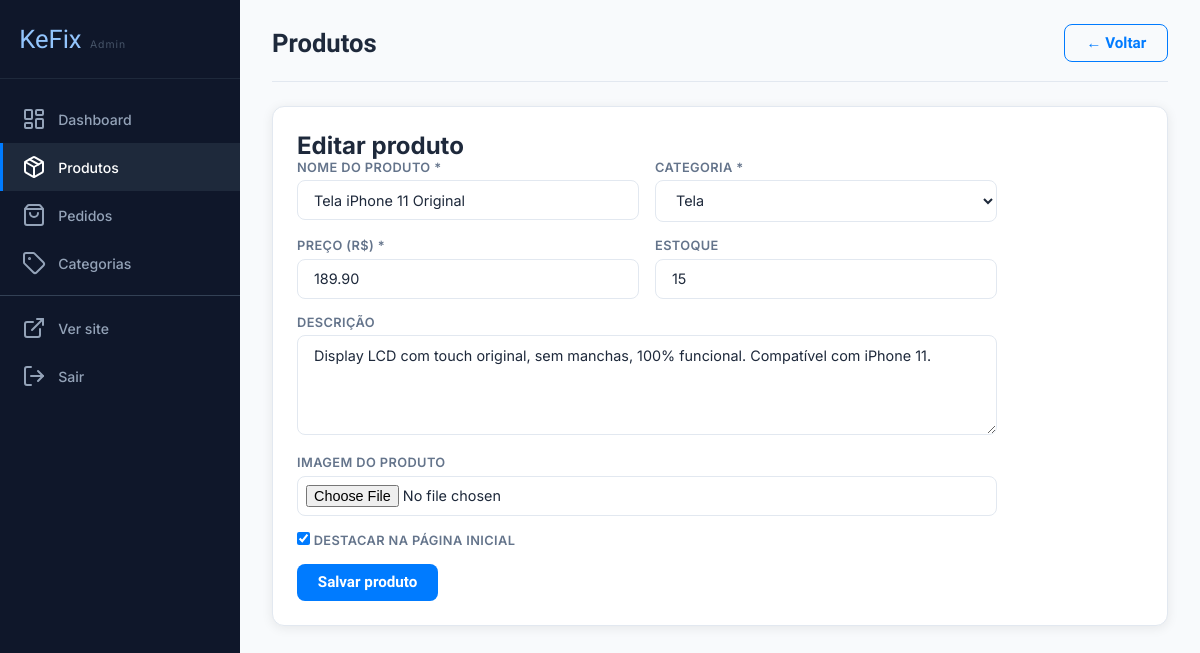
The app's page /admin/produtos.php?acao=editar&id=1 (signed in) with its own data.
### tables this page shows
CREATE TABLE produtos (
    id INT AUTO_INCREMENT PRIMARY KEY,
    categoria_id INT NOT NULL,
    nome VARCHAR(200) NOT NULL,
    descricao TEXT,
    preco DECIMAL(10,2) NOT NULL,
    estoque INT DEFAULT 0,
    imagem VARCHAR(255) DEFAULT 'sem-imagem.png',
    destaque TINYINT(1) DEFAULT 0,
    ativo TINYINT(1) DEFAULT 1,
    criado_em TIMESTAMP DEFAULT CURRENT_TIMESTAMP,
    FOREIGN KEY (categoria_id) REFERENCES categorias(id)
);

CREATE TABLE categorias (
    id INT AUTO_INCREMENT PRIMARY KEY,
    nome VARCHAR(100) NOT NULL,
    slug VARCHAR(100) NOT NULL UNIQUE,
    icone VARCHAR(50) DEFAULT 'box',
    criado_em TIMESTAMP DEFAULT CURRENT_TIMESTAMP
);

### admin/produtos.php (the view, shortened to what this page needs)
<?php
$pdo = conectar();
$categorias = $pdo->query("SELECT * FROM categorias ORDER BY nome")->fetchAll();
$acao = $_GET['acao'] ?? 'listar';
$produto_edit = null;
if ($acao === 'editar') {
    $stmt = $pdo->prepare("SELECT * FROM produtos WHERE id = ?");
    $stmt->execute([(int)$_GET['id']]);
    $produto_edit = $stmt->fetch();
}
?>
<!DOCTYPE html>
<html lang="pt-BR">
<head>
  <link rel="stylesheet" href="<?= SITE_URL ?>/css/admin.css">
</head>
<body class="admin-body">
<div class="admin-layout">
  <?php include __DIR__ . '/sidebar.php'; ?>
  <main class="admin-main">
    <div class="admin-topbar">
      <h1>Produtos</h1>
      <?php if ($acao === 'listar'): ?>
      <a href="?acao=novo" class="btn-primary">+ Novo produto</a>
      <?php else: ?>
      <a href="?" class="btn-outline">← Voltar</a>
      <?php endif; ?>
    </div>
    <?php if ($acao === 'novo' || $acao === 'editar'): ?>
    <div class="admin-card">
      <h2><?= $acao === 'novo' ? 'Novo produto' : 'Editar produto' ?></h2>
      <form method="POST" enctype="multipart/form-data" class="form-admin">
        <div class="form-row">
          <div class="campo">
            <label>Nome do produto *</label>
            <input type="text" name="nome" required value="<?= htmlspecialchars($produto_edit['nome'] ?? '') ?>">
          </div>
          <div class="campo">
            <label>Categoria *</label>
            <select name="categoria_id" required>
              <?php foreach ($categorias as $c): ?>
                <option value="<?= $c['id'] ?>" <?= ($produto_edit['categoria_id'] ?? '')==$c['id']?'selected':'' ?>>
                  <?= htmlspecialchars($c['nome']) ?>
                </option>
              <?php endforeach; ?>
            </select>
          </div>
        </div>
        <div class="form-row">
          <div class="campo">
            <label>Preço (R$) *</label>
            <input type="number" name="preco" step="0.01" min="0.01" required value="<?= $produto_edit['preco'] ?? '' ?>">
          </div>
          <div class="campo">
            <label>Estoque</label>
            <input type="number" name="estoque" min="0" value="<?= $produto_edit['estoque'] ?? 0 ?>">
          </div>
        </div>
        <div class="campo">
          <label>Descrição</label>
          <textarea name="descricao" rows="4"><?= htmlspecialchars($produto_edit['descricao'] ?? '') ?></textarea>
        </div>
        <div class="campo">
          <label>Imagem do produto</label>
          <input type="file" name="imagem" accept="image/jpeg,image/png,image/webp">
        </div>
        <div class="campo">
          <label class="checkbox-label">
            <input type="checkbox" name="destaque" value="1" <?= ($produto_edit['destaque'] ?? 0)?'checked':'' ?>>
            Destacar na página inicial
          </label>
        </div>
        <button type="submit" class="btn-primary">Salvar produto</button>
      </form>
    </div>
    <?php endif; ?>
  </main>
</div>
</body></html>

### css/admin.css (style rules this page uses)
:root { --azul: #007BFF; --azul-escuro: #0056CC; --azul-claro: #E8F2FF; --branco: #FFFFFF; --cinza-claro: #F8FAFC; --cinza-borda: #E2E8F0; --cinza-texto: #64748B; --texto: #1E293B; --sucesso: #10B981; --erro: #EF4444; --sidebar-bg: #0F172A; --sidebar-hover: #1E293B; --sombra: 0 2px 12px rgba(0,0,0,0.08); --radius: 12px; --radius-sm: 8px; }
* { margin: 0; padding: 0; box-sizing: border-box; }
body { font-family: 'Inter', sans-serif; color: var(--texto); background: var(--cinza-claro); }
a { text-decoration: none; color: inherit; }
.admin-layout { display: flex; min-height: 100vh; }
.admin-main { margin-left: 240px; flex: 1; padding: 0 2rem 3rem; min-width: 0; }
.admin-topbar { display: flex; align-items: center; justify-content: space-between; padding: 1.5rem 0 1.2rem; border-bottom: 1px solid var(--cinza-borda); margin-bottom: 1.5rem; }
.admin-topbar h1 { font-family: 'Rajdhani', sans-serif; font-size: 1.6rem; font-weight: 700; }
.admin-card { background: white; border: 1.5px solid var(--cinza-borda); border-radius: var(--radius); padding: 1.5rem; box-shadow: var(--sombra); }
.btn-primary { background: var(--azul); color: white; border: none; padding: .6rem 1.3rem; border-radius: 8px; font-family: 'Rajdhani', sans-serif; font-size: .95rem; font-weight: 600; cursor: pointer; display: inline-flex; align-items: center; gap: .4rem; transition: background .2s; text-decoration: none; }
.btn-outline { background: transparent; color: var(--azul); border: 1.5px solid var(--azul); padding: .55rem 1.3rem; border-radius: 8px; font-family: 'Rajdhani', sans-serif; font-size: .95rem; font-weight: 600; cursor: pointer; display: inline-flex; align-items: center; gap: .4rem; transition: all .2s; text-decoration: none; }
.form-admin { max-width: 700px; }
.form-row { display: grid; grid-template-columns: 1fr 1fr; gap: 1rem; }
.campo { margin-bottom: 1rem; }
.campo label { display: block; font-size: .8rem; font-weight: 600; margin-bottom: .35rem; color: var(--cinza-texto); text-transform: uppercase; letter-spacing: .4px; }
.campo input, .campo select, .campo textarea { width: 100%; padding: .65rem 1rem; border: 1.5px solid var(--cinza-borda); border-radius: var(--radius-sm); font-family: 'Inter', sans-serif; font-size: .9rem; color: var(--texto); background: white; transition: border-color .2s; outline: none; }
.campo textarea { resize: vertical; min-height: 100px; }
.campo input[type="file"] { padding: .5rem; cursor: pointer; }
.checkbox-label { display: flex; align-items: center; gap: .5rem; cursor: pointer; font-size: .9rem; font-weight: 500; }
.checkbox-label input { width: auto; accent-color: var(--azul); }

### records on screen
produtos: nome "Tela iPhone 11 Original", categoria_id "Tela", preco "189.90", estoque "15", descricao "Display LCD com touch original, sem manchas, 100% funcional. Compatível com iPhone 11.", destaque "☑"
